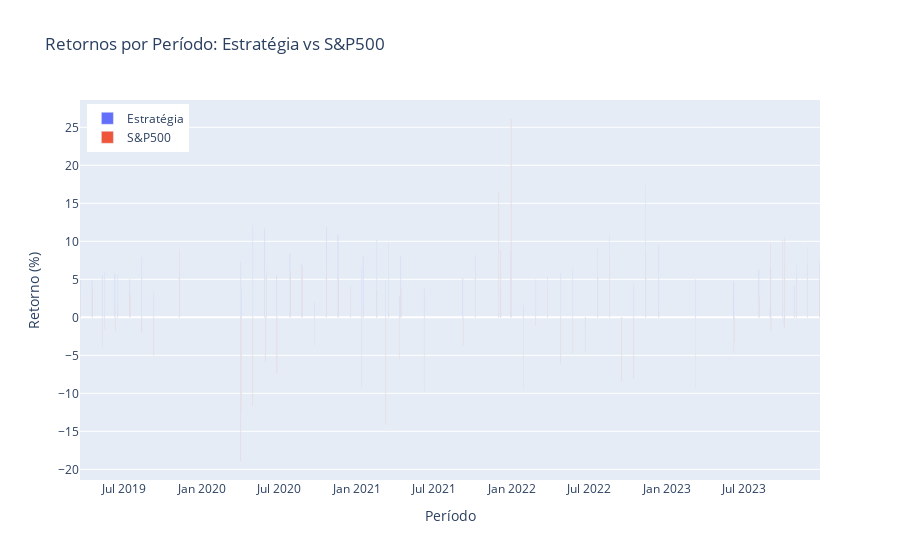

The cell this chart's notebook holds for it:
### Code cell
# Plotar o gráfico de barras duplo dos retornos por período
fig_bar = go.Figure(data=[
    go.Bar(name='Estratégia', x=df_returns['Período'], y=df_returns['Retorno_Estrategia']),
    go.Bar(name='S&P500', x=df_returns['Período'], y=df_returns['Retorno_SP500'])
])

fig_bar.update_layout(
    barmode='group',
    title='Retornos por Período: Estratégia vs S&P500',
    xaxis_title='Período',
    yaxis_title='Retorno (%)',
    legend=dict(x=0.01, y=0.99)
)

fig_bar.show()
